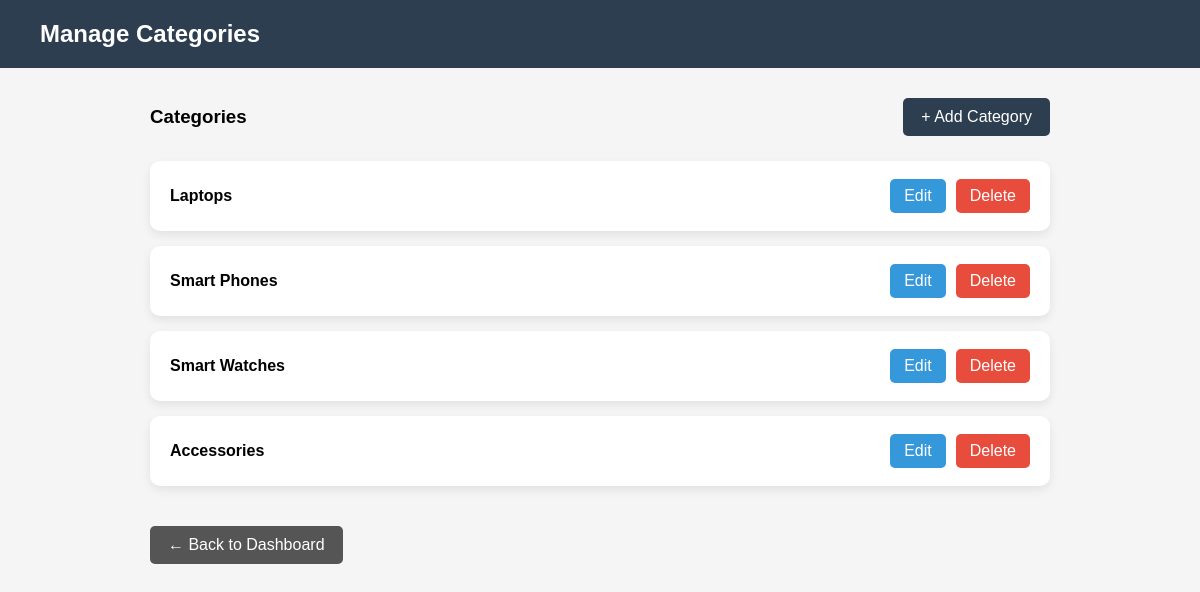
Page /admin_side/categories/ (signed in) on the committed database.
### user_section/models.py (models this page shows, shortened)
class Category(models.Model):
    name = models.CharField(max_length=50, unique=True)

### admin_side/views.py (the view)
# urls.py: path('categories/', views.category_list, name='category_list'),
@staff_member_required(login_url='admin_login')
def category_list(request):
    categories = Category.objects.all()
    return render(request, "admin_side/category_list.html", {"categories": categories})

### templates/admin_side/category_list.html (shortened to what this page needs)
<!DOCTYPE html>
<html>
<head>
</head>
<body>
<header>
    <h2>Manage Categories</h2>
</header>
<div class="container">
    <div class="top-bar">
        <h3>Categories</h3>
        <a class="btn" href="{% url 'add_category' %}">+ Add Category</a>
    </div>
    {% for cat in categories %}
    <div class="card">
        <strong>{{ cat.name }}</strong>
        <div class="actions">
            <a class="edit" href="{% url 'edit_category' cat.id %}">Edit</a>
            <a class="delete" href="{% url 'delete_category' cat.id %}">Delete</a>
        </div>
    </div>
    {% empty %}
    <div class="card">
        No categories found.
    </div>
    {% endfor %}
    <a class="home" href="{% url 'admin' %}">← Back to Dashboard</a>
</div>
</body>
</html>

### templates/admin_side/category_list.html (style rules this page uses)
* { margin:0; padding:0; box-sizing:border-box; font-family:Arial, Helvetica, sans-serif; }
body { background:#f5f5f5; }
header { background:#2c3e50; color:white; padding:20px 40px; }
.container { max-width:900px; margin:30px auto; }
.top-bar { display:flex; justify-content:space-between; align-items:center; margin-bottom:25px; }
.btn { text-decoration:none; background:#2c3e50; color:white; padding:10px 18px; border-radius:5px; }
.card { background:white; padding:18px 20px; margin-bottom:15px; border-radius:10px; box-shadow:0 4px 10px rgba(0,0,0,.08); display:flex; justify-content:space-between; align-items:center; }
.actions { display:flex; gap:10px; }
.edit { background:#3498db; color:white; text-decoration:none; padding:8px 14px; border-radius:5px; }
.delete { background:#e74c3c; color:white; text-decoration:none; padding:8px 14px; border-radius:5px; }
.home { display:inline-block; margin-top:25px; text-decoration:none; background:#555; color:white; padding:10px 18px; border-radius:5px; }

### rows in the picture
Category: name "Laptops"
Category: name "Smart Phones"
Category: name "Smart Watches"
Category: name "Accessories"
